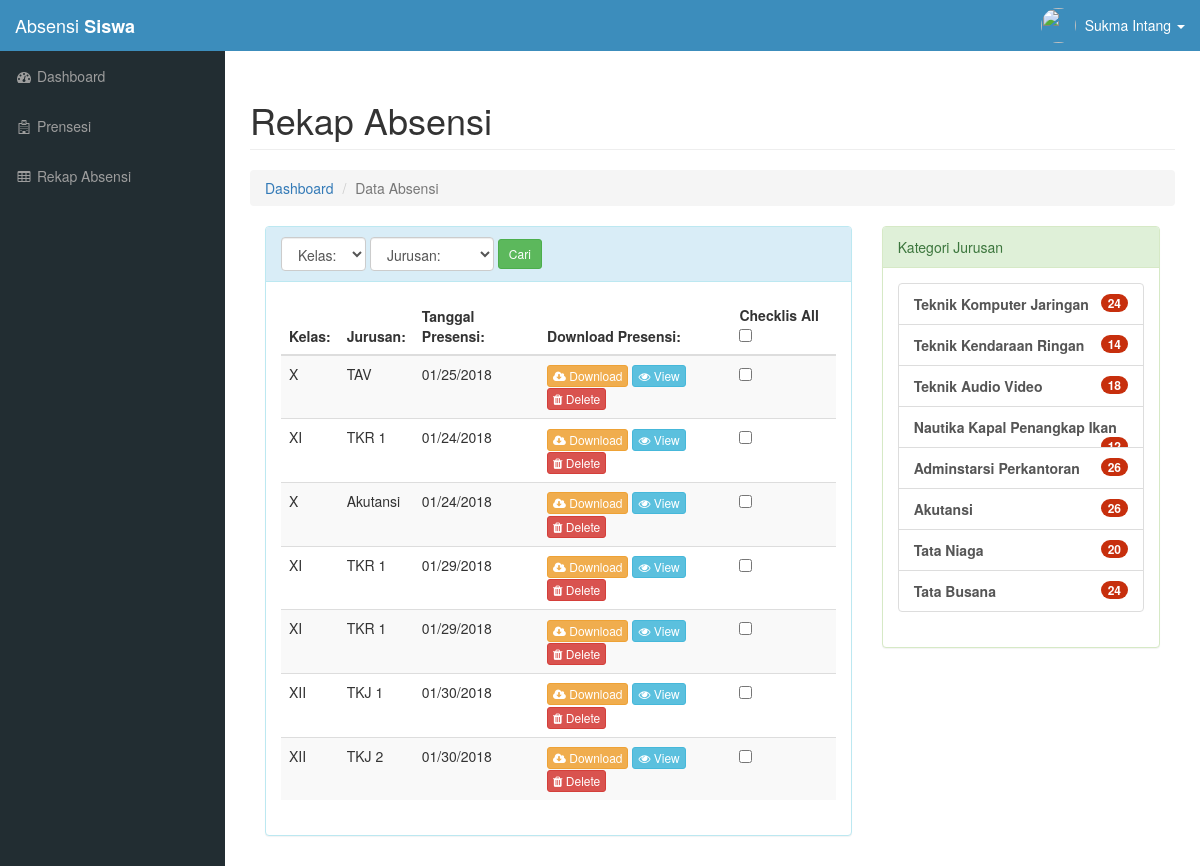
The page /guru/data-absensi.php (signed in) on the database as committed earlier.
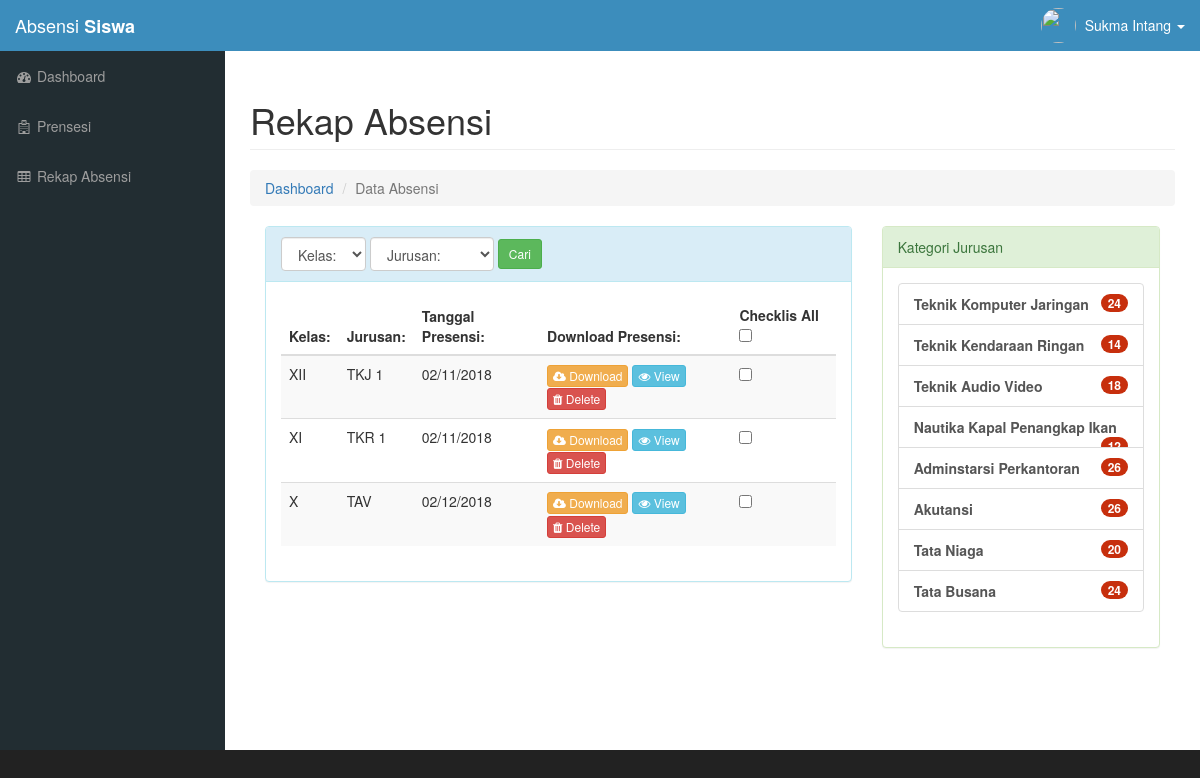
The same page on the database as committed later.
### tables this page shows
CREATE TABLE `jurusan` (
  `id_tanggal` int(11) NOT NULL,
  `kelas` varchar(10) NOT NULL,
  `jurusan` varchar(20) NOT NULL,
  `tanggal` varchar(10) NOT NULL
);

### functions/Library.php (called while the page is built, shortened)
<?php
  class Library{
    public function __construct(){
      $this->db = new PDO('mysql:host=localhost;dbname=absensiSiswa;','root','root');
    }
    public function listAbsensi(){
      $sql   = "SELECT * FROM jurusan";
      $query = $this->db->query($sql);
      return $query;
    }
    public function cekLogin($username){
      $sql   = "SELECT * FROM users WHERE username = '$username' ";
      $query = $this->db->query($sql);
      return $query;
    }
}
 ?>

### guru/data-absensi.php (the view, shortened to what this page needs)
<?php
require_once "../template/header.php";
$data = $objectSiswa->listAbsensi();
?>
<div class="row">
    <div class="col-lg-12">
        <h1 class="page-header">Rekap Absensi</h1>
        <ol class="breadcrumb">
            <li><a href="index.php">Dashboard</a></li>
            <li class="active">Data Absensi</li>
        </ol>
    </div>
</div>
  <div class="container-fluid">
    <div class="row">
      <div class="col-md-8">
        <div class="panel panel-info">
          <div class="panel-heading">
            <form action="" method="post">
              <div class="btn-group">
                <select class="form-control" name="kelas">
                  <option>Kelas:</option>
                </select>
              </div>
              <div class="btn-group">
                <select class="form-control" name="jurusan">
                  <option>Jurusan:</option>
                </select>
              </div>
              <div class="btn-group">
                <button type="submit" class="btn btn-success btn-sm" name="cari">Cari</button>
              </div>
            </form>
          </div>
          <div class="panel-body">
            <div class="table-responsive">
              <table class="table table-striped">
                <thead>
                  <tr>
                    <th>Kelas:</th>
                    <th>Jurusan:</th>
                    <th>Tanggal Presensi:</th>
                    <th>Download Presensi:</th>
                    <th>Checklis All
                      <input type="checkbox" name="select-all" id="select-all">
                    </th>
                  </tr>
                </thead>
                <tbody>
              <?php
                while($row = $data->fetch(PDO::FETCH_OBJ)){
                    echo "
                     <tr>
                       <td>$row->kelas</td>
                       <td>$row->jurusan</td>
                       <td>$row->tanggal</td>
                       <td>
                           <a href='download.php?kelas=$row->kelas&jurusan=$row->jurusan&tanggal=$row->tanggal' onclick='absen(\"".$row->kelas."\",\"".$row->jurusan."\",\"".$row->tanggal."\")' class='btn btn-warning btn-xs'><i class='fa fa-cloud-download'></i> Download</a>
                           <button data-toggle='modal' data-target='#myModal1' class='btn btn-info btn-xs' name='lihat' onclick='absen(\"".$row->kelas."\",\"".$row->jurusan."\",\"".$row->tanggal."\")'><i class='fa fa-eye'></i> View</button>
                           <a href='?delet=$row->id_tanggal' type='submit' class='btn btn-danger btn-xs'><i class='fa fa-trash'></i> Delete</a>
                       </td>
                       <td>
                          <input type='checkbox' name='checkbox-1'>
                       </td>
                     ";
                   }
                ?>
                </tbody>
              </table>
            </div>
          </div>
        </div>
      </div>
      <div class="col-md-4">
        <div class="panel panel-success">
          <div class="panel-heading">Kategori Jurusan</div>
          <div class="panel-body">
            <div class="list-group">
              <a href="#" class="list-group-item"><b>Teknik Komputer Jaringan</b><span class="badge">24</span></a>
              <a href="#" class="list-group-item"><b>Teknik Kendaraan Ringan</b><span class="badge">14</span></a>
              <a href="#" class="list-group-item"><b>Teknik Audio Video</b><span class="badge">18</span></a>
              <a href="#" class="list-group-item"><b>Nautika Kapal Penangkap Ikan</b><span class="badge">12</span></a>
              <a href="#" class="list-group-item"><b>Adminstarsi Perkantoran</b><span class="badge">26</span></a>
              <a href="#" class="list-group-item"><b>Akutansi</b><span class="badge">26</span></a>
              <a href="#" class="list-group-item"><b>Tata Niaga</b><span class="badge">20</span></a>
              <a href="#" class="list-group-item"><b>Tata Busana</b><span class="badge">24</span></a>
            </div>
          </div>
        </div>
      </div>
    </div>
  </div>
<?php require_once "../template/footer.php" ?>

### template/header.php (shortened to what this page needs)
<?php
require_once "../functions/Library.php";
$objectSiswa = new Library();
  if(!isset($_SESSION['username']) OR !isset($_SESSION['status'])){
    header('location: ../index.php');
  }else{
    $guru = $_SESSION['username'];
  }
$cekLogin = $objectSiswa->cekLogin($guru);
while($row = $cekLogin->fetch(PDO::FETCH_OBJ)){
  $user[] = $row->level;
  $nama[] = $row->nama_lengkap;
  $foto[] = $row->foto_profile;
}
 ?>
<!DOCTYPE html>
<html lang="en">
<head>
  <link href="../assets/css/bootstrap.min.css" rel="stylesheet">
  <link href="../assets/css/bootstrap-select.min.css" rel="stylesheet">
  <link href="../assets/css/sb-admin.css" rel="stylesheet">
  <link href="../assets/css/plugins/morris.css" rel="stylesheet">
  <link href="../assets/css/main.css" rel="stylesheet">
  <link href="../assets/font-awesome/css/font-awesome.min.css" rel="stylesheet" type="text/css">
  <link href="../assets/css/multi-select.css" rel="stylesheet">
  <link rel="stylesheet" href="../assets/img/switch.png">
  <link rel="stylesheet" href="https://code.jquery.com/ui/1.12.1/themes/base/jquery-ui.css">
  <link rel="stylesheet" href="https://formden.com/static/cdn/bootstrap-iso.css">
</head>
<body>
    <div id="wrapper">
      <nav class="navbar navbar-inverse navbar-fixed-top" role="navigation">
          <div class="navbar-header">
              <a class="navbar-brand" href="index.php">Absensi <b>Siswa</b></a>
          </div>
          <ul class="nav navbar-right top-nav">
              <li class="dropdown">
                  <a href="#" class="dropdown-toggle" data-toggle="dropdown"><img src="../assets/profile/<?php echo $foto[0] ?>"></i>&nbsp; <?php echo $nama[0]; ?> <b class="caret"></b></a>
              </li>
          </ul>
          <div class="collapse navbar-collapse navbar-ex1-collapse">
              <ul class="nav navbar-nav side-nav">
              <?php if($user[0] == 'guru'){ ?>
                <li><a href="index.php"><i class="fa fa-fw fa-dashboard"></i> Dashboard</a></li>
                <li><a href="presensi.php"><i class="fa fa-fw fa fa-hospital-o"></i> Prensesi</a></li>
                <li><a href="data-absensi.php"><i class="fa fa-fw fa-table"></i> Rekap Absensi</a></li>
              <?php }else if($user[0] == 'admin'){ ?>
                <li><a href="index.php"><i class="fa fa-fw fa-dashboard"></i> Dashboard</a></li>
                <li><a href="#" class="toggle-custom" id="btn-1" data-toggle="collapse" data-target="#dataguru" aria-expanded="false"><span class="fa fa-tw fa-tasks" aria-hidden="true"></span> Data Guru</a>
                  <ul class="nav collapse" id="dataguru" role="menu" aria-labelledby="btn-1">
                    <li><a href="data-guru.php"><i class="fa fa-database"></i> Data Guru</a></li>
                    <li><a href="tambah_guru.php"><i class="fa fa-plus"></i> Tambah</a></li>
                  </ul>
                </li>
                <li><a href="#" class="toggle-custom" id="btn-1" data-toggle="collapse" data-target="#datasiswa" aria-expanded="false"><span class="fa fa-tw fa-graduation-cap" aria-hidden="true"></span> Data Siswa</a>
                  <ul class="nav collapse" id="datasiswa" role="menu" aria-labelledby="btn-1">
                    <li><a href="data-siswa.php"><i class="fa fa-database"></i> Data Siswa</a></li>
                    <li><a href="tambah_siswa.php"><i class="fa fa-plus"></i> Tambah</a></li>
                  </ul>
                </li>
                <li><a href="tambah_mapel.php"><i class="fa fa-book"></i> Mata Pelajaran</a></li>
              <?php } ?>
              </ul>
          </div>
      </nav>
      <div id="page-wrapper" class="page-wrapper">
          <div class="container-fluid">

### template/footer.php (shortened to what this page needs)
            </div>
        </div>
    </div>
<link rel="stylesheet" href="https://cdnjs.cloudflare.com/ajax/libs/bootstrap-datepicker/1.4.1/css/bootstrap-datepicker3.css">
</body>
</html>

### assets/css/sb-admin.css (style rules this page uses)
body { margin-top: 100px; background-color: #222; }
@media (min-width:768px) { body { margin-top: 50px; } }
#wrapper { padding-left: 0; }
#page-wrapper { width: 100%; padding: 0; background-color: #fff; }
@media (min-width:768px) { #wrapper { padding-left: 225px; } }
@media (min-width:768px) { #page-wrapper { padding: 10px; } }
.top-nav { padding: 0 15px; }
.top-nav>li { display: inline-block; float: left; }
.top-nav>li>a { padding-top: 15px; padding-bottom: 15px; line-height: 20px; color: #999; }
@media (min-width:768px) { .side-nav { position: fixed; top: 51px; left: 225px; width: 225px; margin-left: -225px; border: none; border-radius: 0; overflow-y: auto; background-color: #222; } }
@media (min-width:768px) { .side-nav>li>a { width: 225px; } }

### assets/css/main.css (style rules this page uses)
.navbar-inverse { background-color: #3c8dbc !important; border-color: #3c8dbc; }
.navbar-inverse .navbar-brand { color: #fff; }
.top-nav>li>a { color: #fff; }
.page-wrapper { min-height: 700px; }
.nav>li>a>img { max-width: none; border-radius: 50%; width: 35px; height: 35px; }
.dropdown-toggle img { width: 36px; padding: 0px 0px; position: absolute; margin-left: -36px; margin-top: -7px; }
.side-nav { background-color: #222d32; }
.navbar-inverse .navbar-collapse, .navbar-inverse .navbar-form { border-color: #3c8dbc; background-color: #3c8dbc; }
.badge { background-color: #c72f0d; }
#wrapper { background-color: #222d32; }

Rows that differ between the two databases and show on the page:
removed jurusan: kelas "X", jurusan "TAV", tanggal "01/25/2018"
removed jurusan: kelas "XI", jurusan "TKR 1", tanggal "01/24/2018"
removed jurusan: kelas "X", jurusan "Akutansi", tanggal "01/24/2018"
removed jurusan: kelas "XI", jurusan "TKR 1", tanggal "01/29/2018"
removed jurusan: kelas "XI", jurusan "TKR 1", tanggal "01/29/2018"
removed jurusan: kelas "XII", jurusan "TKJ 1", tanggal "01/30/2018"
removed jurusan: kelas "XII", jurusan "TKJ 2", tanggal "01/30/2018"
added jurusan: kelas "XII", jurusan "TKJ 1", tanggal "02/11/2018"
added jurusan: kelas "XI", jurusan "TKR 1", tanggal "02/11/2018"
added jurusan: kelas "X", jurusan "TAV", tanggal "02/12/2018"
